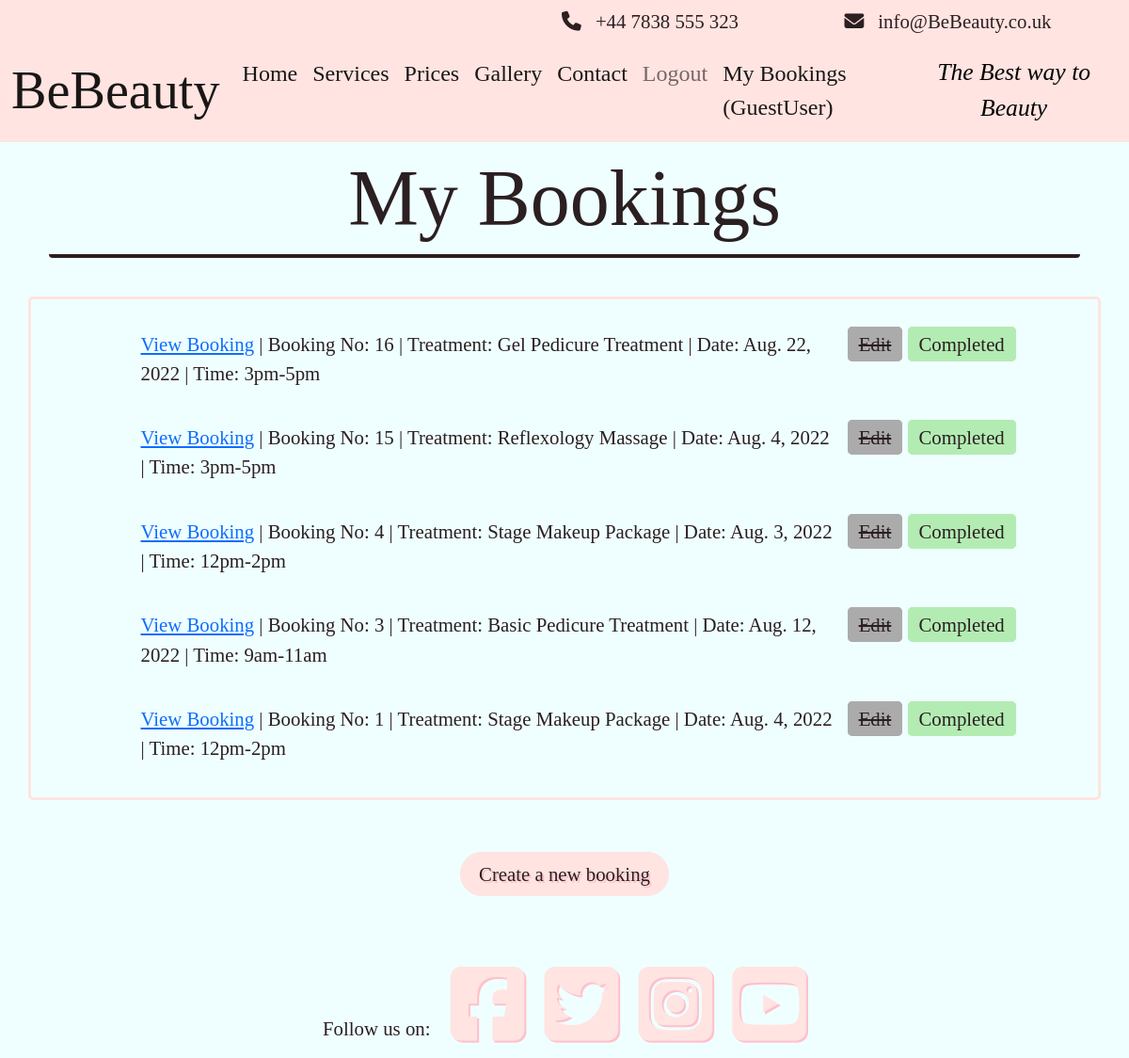
Page /bookings (signed in) on the committed database.
### booking/models.py (models this page shows, shortened)
class Booking(models.Model):
    booking_id = models.BigAutoField(primary_key=True, unique=True)
    user = models.ForeignKey(
        User, on_delete=models.CASCADE,
        related_name="User")
    contact_no = PhoneNumberField(region="GB", null=False, blank=False)
    email = models.EmailField()
    treatment = models.ForeignKey(
        Treatment, on_delete=models.CASCADE,
        related_name="Treatment_Name"
        )
    booking_time = models.DateField(auto_now=True)
    appointment_date = models.DateField()
    appointment_slot = models.IntegerField(choices=TIMESLOTS)
    address_line_one = models.CharField(max_length=60)
    address_line_two = models.CharField(max_length=60, blank=True)
    address_line_three = models.CharField(max_length=60, blank=True)
    city = models.CharField(max_length=20)
    post_code = models.CharField(max_length=10)
    additional_info = models.TextField(max_length=300, blank=True)
    cancelled = models.IntegerField(choices=APPOINTMENT_STATUS, default=0)
    class Meta:
        ordering = ['appointment_date', 'appointment_slot']
        constraints = [
            models.UniqueConstraint(
                fields=['appointment_date', 'appointment_slot'],
                name='unique_booking')
        ]

### treatment/models.py (models this page shows, shortened)
class Treatment(models.Model):
    treatment_type = models.IntegerField(choices=TREATMENTS)
    treatment_name = models.CharField(max_length=60, unique=True)
    slug = models.SlugField(max_length=60, unique=True, primary_key=True)
    treatment_price = models.DecimalField(blank=False,
                                          max_digits=5, decimal_places=2)
    treatment_description = models.TextField()
    treatment_time = models.CharField(max_length=50)
    class _Meta:
        ordering = ['treatment_name']
    def __str__(self):
        return f"{self.treatment_name}"

### booking/views.py (the view)
# urls.py: path('bookings', ListBookings.as_view(), name='bookings'),
class ListBookings(ListView):
    model = Booking
    queryset = Booking.objects.all().order_by('-booking_id')
    template_name = 'bookings.html'
    paginate_by = 6
    context_object_name = 'bookings'
    def get_queryset(self):
        queryset = super().get_queryset()
        return queryset.filter(user=self.request.user)

### templates/bookings.html (shortened to what this page needs)
{% extends "base.html" %}
{% load static %}
{% block content %}
{% if user.is_authenticated %}
<div class="container">
    <div class="box-wrap">
        <h1 class="col center-text title-font sub-title">My Bookings</h1>
    </div>
</div>
<br>
<div class="container booking-box">
    <br>
    {% for booking in bookings %}
    {% if booking.cancelled == False %}
    <div class="container">
        <div class="row">
            <div class="col-1 no-padding"></div>
            <div class="col-sm-11">
                <div class="row text-wrap">
                    <div class="col-sm-9">
                        <a class="" href="{% url 'view-booking' booking.pk %}">View Booking</a> | Booking No:
                        {{ booking.booking_id }} | Treatment: {{ booking.treatment }} | Date:
                        {{ booking.appointment_date }} | Time: {{ booking.get_appointment_slot_display }}
                    </div>
                    <div class="col-sm-3 g-0">
                        {% if user.last_login.date < booking.appointment_date %}
                        <a class="custom-site-btn btn-remove-blue edit-but" href="{% url 'edit-booking' booking.pk %}">Edit</a>
                        <a class="custom-site-btn btn-remove-blue del-but" href="{% url 'cancel-booking' booking.pk %}">Cancel</a>
                        {% elif user.last_login.date == booking.appointment_date %}
                        <a class="custom-site-btn btn-remove-blue nul-but"><s>Edit</s></a>
                        <a class="custom-site-btn btn-remove-blue today-but" href="{% url 'view-booking' booking.pk %}">Today</a>
                        {% else %}
                        <a class="custom-site-btn btn-remove-blue nul-but"><s>Edit</s></a>
                        <a class="custom-site-btn btn-remove-blue fin-but" href="{% url 'view-booking' booking.pk %}">Completed</a>
                        {% endif %}
                    </div>
                </div>
            </div>
        </div>
    </div>
    <br>
    {% endif %}
    {% endfor %}
</div>
<br>
<br>
{% if user.is_staff %}
<div class="container_fluid">
    <div class="justify-content-center text-center ">
        <a class="btn-lg light sub-custom-btn btn-remove-blue hvr-pulse" href="{% url 'admin-booking' %}">Create
            a new booking</a>
    </div>
</div>
{% else %}
<div class="container_fluid">
    <div class="justify-content-center text-center ">
        <a class="btn-lg light sub-custom-btn btn-remove-blue hvr-pulse" href="{% url 'booking' %}">Create
            a new booking</a>
    </div>
</div>
{% endif %}
<br>
<br>
{% endif %}
{% endblock %}

### templates/base.html (shortened to what this page needs)
{% load static %}
<!DOCTYPE html>
<html lang="en">
<head>
    <link href="https://cdn.jsdelivr.net/npm/bootstrap@5.0.1/dist/css/bootstrap.min.css" rel="stylesheet">
    <link rel="stylesheet" href="https://cdnjs.cloudflare.com/ajax/libs/hover.css/2.3.1/css/hover-min.css" />
    <link rel="stylesheet" href="{% static 'css/style.css' %}">
</head>
<body class="d-flex flex-column h-100 main-bg">
    <div class="container-fluid above-nav">
        <div class="row justify-content-end padding-top">
            <div class=" col-lg-8 col-sm-7 contact-holder extra-padding">
                <i class="fa fa-solid fa-phone extra-padding"></i>+44 7838 555 323
            </div>
            <div class="col-lg-4 col-sm-5 contact-holder extra-padding text-center">
                <i class="fa fa-solid fa-envelope extra-padding"></i>info@BeBeauty.co.uk
            </div>
        </div>
    </div>
    <nav class="navbar navbar-expand-lg navbar-light">
        <div class="container-fluid">
            <a class="navbar-brand" href="{% url 'home' %}"><span class="brand title-font nav-title">BeBeauty</span></a>
            <div class="collapse navbar-collapse" id="navbarText">
                <ul class="navbar-nav me-auto mb-2 mb-lg-0">
                    <li class="nav-item">
                        <a class="nav-link active" aria-current="page" href="{% url 'home' %}">Home</a>
                    </li>
                    <li class="nav-item">
                        <a class="nav-link active" aria-current="page" href="{% url 'services' %}">Services</a>
                    </li>
                    <li class="nav-item">
                        <a class="nav-link active" aria-current="page" href="{% url 'price-list' %}">Prices</a>
                    </li>
                    <li class="nav-item">
                        <a class="nav-link active" aria-current="page" href="{% url 'gallery' %}">Gallery</a>
                    </li>
                    <li class="nav-item">
                        <a class="nav-link active" aria-current="page" href="{% url 'contact' %}">Contact</a>
                    </li>
                    {% if user.is_authenticated %}
                    <li class="nav-item">
                        <a class="nav-link" href="{% url 'account_logout' %}">Logout</a>
                    </li>
                    {% if user.is_authenticated and user.is_staff %}
                    <li class="nav-item">
                        <a class="nav-link active" aria-current="page" href="{% url 'admin-bookings' %}">Admin-Planner</a>
                    </li>
                    {% else %}
                    <li class="nav-item">
                        <a class="nav-link active" aria-current="page" href="{% url 'bookings' %}">My Bookings
                            ({{ user.username }})</a>
                    </li>
                    {% endif %}
                    {% endif %}
                </ul>
                <span class="slogon text-center">
                    The Best way to Beauty
                </span>
            </div>
        </div>
    </nav>
    <main class="flex-shrink-0 main-bg">
        {% block content %}{% endblock content %}
    </main>
    <footer class="footer mt-auto py-3 dark-bg">
        <p class="m-0 text-center text-black">Follow us on:
            <a href="https://en-gb.facebook.com/" target="_blank"><i class="fab fa-facebook-square ms-3 hvr-pulse button"></i></a>
            <a href="https://twitter.com/?lang=en" target="_blank"><i class="fab fa-twitter-square ms-3 hvr-pulse button"></i></a>
            <a href="https://www.instagram.com/" target="_blank"><i class="fab fa-instagram-square ms-3 hvr-pulse button"></i></a>
            <a href="https://www.youtube.com/" target="_blank"><i class="fab fa-youtube-square ms-3 hvr-pulse button"></i></a>
    </footer>
</body>
</html>

### static/css/style.css (style rules this page uses)
* { margin: 0; padding: 0; border: 0; }
body { background-color: #efffff; color: #2b1f21; font-family: 'Zilla Slab', serif; font-size: 1.3em; }
.title-font { font-family: 'Playfair Display', serif; text-align: center; }
.contact-holder { text-align: end; }
.nav-title { font-size: 5vmin; }
nav { background-color: #ffe4e1; font-family: 'Zilla Slab', serif; }
.above-nav { background-color: #ffe4e1; font-family: 'Zilla Slab', serif; }
footer { padding: 3em; }
footer .fab { font-size: 8vmin; color: #ffe4e1; text-shadow: 2px 2px #ffc0cb; }
.extra-padding { padding: 0px 15px; }
.padding-top { padding-top: 7px; }
nav li a { font-size: 1.5rem; }
.sub-title { font-size: 7vw; }
.box-wrap { margin: 10px; border-bottom: 4px #2b1f21 solid; border-radius: 4px; }
.slogon { font-family: 'Playfair Display'; font-style: italic; font-size: 1.6rem; color: #000000; }
.btn-remove-blue { -webkit-tap-highlight-color: transparent; color: #2b1f21; text-decoration: none; }
.sub-custom-btn { background-color: #ffe4e1; font-weight: 500; border-radius: 40px; border: 4px #ffe4e1 solid; text-shadow: 2px 2px #ffc0cb; border: 4px #ffe4e1 solid; font-size: 1.3rem; }
.custom-site-btn { border-radius: 5px; line-height: 1; border: 4px #ffc0cb solid; margin-top: 3px; }
.nul-but { background-color: #acabab; border: 4px #acabab solid; padding: 3px 8px; }
.fin-but { background-color: #b3ecb3; border: 4px #b3ecb3 solid; padding: 3px 8px; }
.text-wrap { word-break: normal; }
.no-padding { padding: 0; }
.booking-box { border: 3px #ffe4e1 solid; border-radius: 5px; }
.row { margin-bottom: 3px; }

### rows in the picture
Booking: booking_id "16", treatment "Gel Pedicure Treatment", appointment_date "Aug. 22, 2022", appointment_slot "3pm-5pm", shows "Edit"
Booking: booking_id "15", treatment "Reflexology Massage", appointment_date "Aug. 4, 2022", appointment_slot "3pm-5pm", shows "Edit"
Booking: booking_id "4", treatment "Stage Makeup Package", appointment_date "Aug. 3, 2022", appointment_slot "12pm-2pm", shows "Edit"
Booking: booking_id "3", treatment "Basic Pedicure Treatment", appointment_date "Aug. 12, 2022", appointment_slot "9am-11am", shows "Edit"
Booking: booking_id "1", treatment "Stage Makeup Package", appointment_date "Aug. 4, 2022", appointment_slot "12pm-2pm", shows "Edit"

### other values in the picture
{{ user.username }} "GuestUser"
